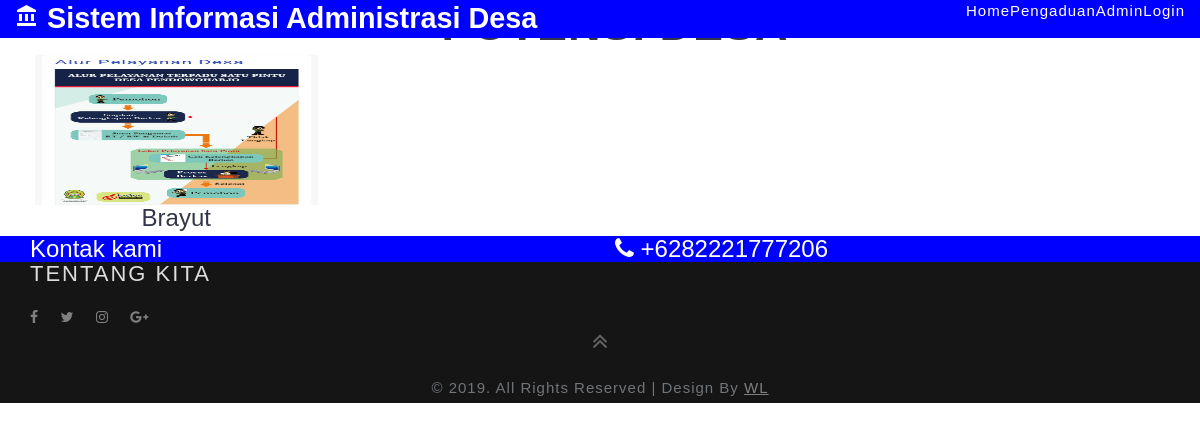
The page /index.php/potensif on the database its author committed.
### tables this page shows
CREATE TABLE `potensidesa` (
  `id_potensi` int(11) NOT NULL,
  `gambar` text NOT NULL,
  `nama_desa` varchar(20) NOT NULL,
  `keterangan` varchar(20) NOT NULL
);

### application/controllers/PotensiF.php (called while the page is built, shortened)
<?php
class PotensiF extends CI_Controller{
    public function __construct(){
        $this->load->model('Potensidesa_m');
    }
    public function index()
    {
        $data['judul'] = 'Halaman Potensi Desa';
        $data['potensi'] = $this->Potensidesa_m->select_db();
        $this->load->view('templates/header', $data);
        $this->load->view('potensi/index', $data);
        $this->load->view('templates/footer');
    }
}

### index.php (called while the page is built, shortened)
<?php
require_once BASEPATH.'core/CodeIgniter.php';

### application/models/Potensidesa_m.php (called while the page is built, shortened)
<?php
class Potensidesa_m extends CI_Model
{
	function select_db() {
	 return $this->db->query("Select * FROM potensidesa")->result();
	}
}

### application/views/potensi/index.php (the view, shortened to what this page needs)
<section>
	<div class="container pt-5">
		<div class="gallery py-5" id="gallery">
			<div class="container py-md-3">
				<h2 class="heading text-center mb-md-5 mb-4">Potensi Desa</h2>
				<div class="news-grids gal text-center">
					<div class="row">
						<?php
			$potensi = $this->Potensidesa_m->select_db();
			$no = 1;
			foreach( $potensi as $row ) : ?>
						<div class="col-md-3 gal-img">
							<a href="#gal<?= $no++;?>"><img src="<?= base_url(); ?>assets/upload/<?php echo $row->gambar; ?>"
									alt="projects image" class="img-fluid" style="height: 150px"></a>
									<h3><?= $row->nama_desa;?></h3>
						</div>
						<?php endforeach; ?>
					</div>
				</div>
			</div>
		</div>
	</div>
</section>

### assets/frontend/css/style.css (style rules this page uses)
html, body { margin: 0; font-size: 100%; background: #fff; font-family: 'Poppins', sans-serif; }
html { scroll-behavior: smooth; }
body a { text-decoration: none; transition: 0.5s all; -webkit-transition: 0.5s all; -moz-transition: 0.5s all; -o-transition: 0.5s all; -ms-transition: 0.5s all; font-family: 'Poppins', sans-serif; }
body img { max-width: 100%; }
h1, h2, h3, h4, h5, h6 { margin: 0; color: #323648; }
h2.heading,h3.heading { text-transform: uppercase; font-size: 45px; letter-spacing: 1px; font-weight: 600; }
.gal-img { padding: 5px; }
.gal-img img,.popup img { width: 100%; }

### rows shown on the page
potensidesa: gambar (picture), nama_desa "Brayut"
